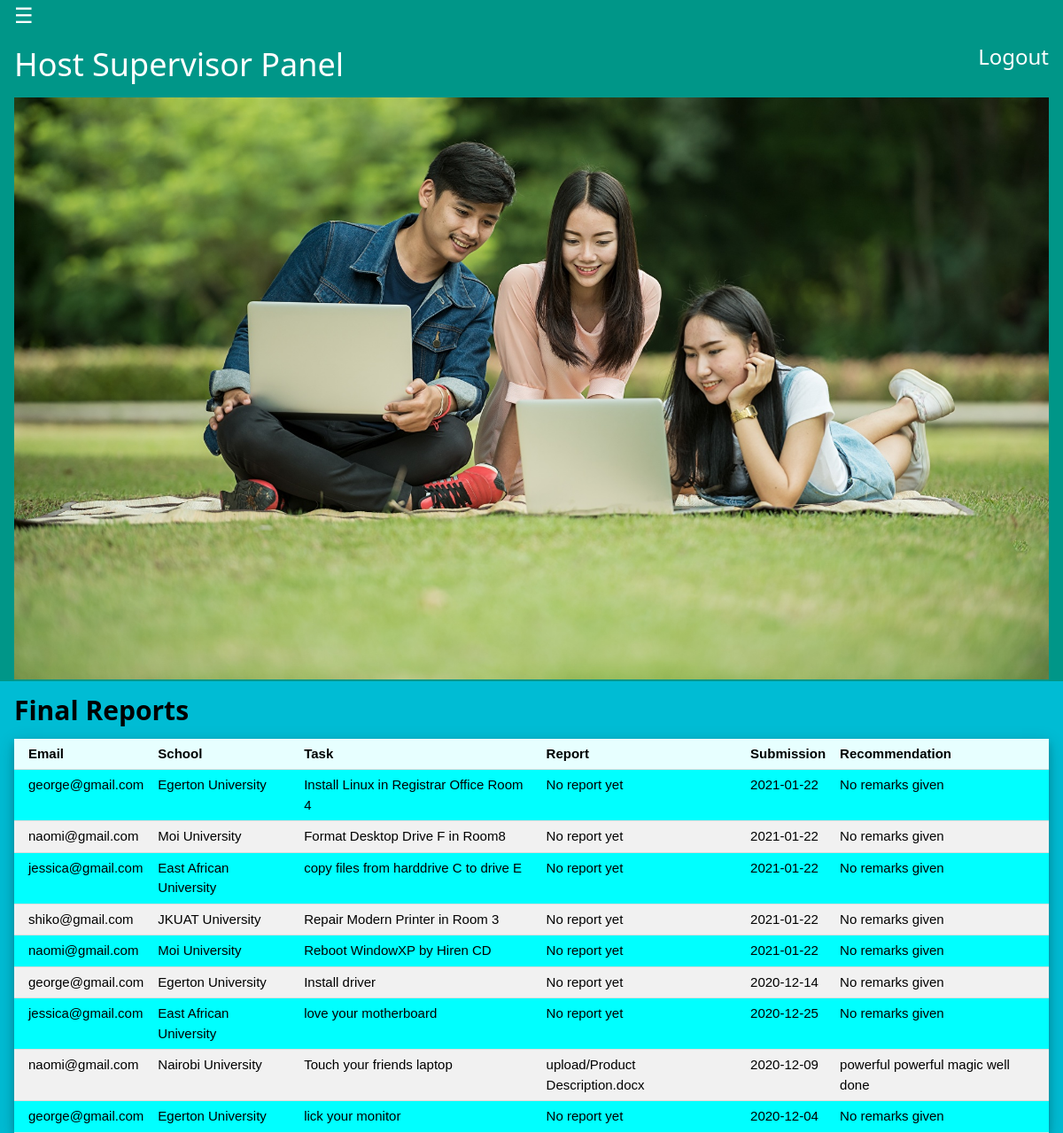
The app's page /supervisor/host/hostSupervisor_page.php?v=3 (signed in) with its own data.
### tables this page shows
CREATE TABLE `task` (
  `id` int(11) NOT NULL,
  `regno` varchar(50) NOT NULL,
  `email` varchar(255) NOT NULL,
  `school` varchar(50) NOT NULL,
  `task` varchar(255) NOT NULL,
  `sub_date` date NOT NULL,
  `report` varchar(255) NOT NULL,
  `remark` varchar(50) NOT NULL
);

### supervisor/host/hostSupervisor_page.php (the view, shortened to what this page needs)
<?php
require("../../db.php");
?>
<!DOCTYPE html>
<html>
<head>
<link rel="stylesheet" type="text/css" href="../../w3css/2.0/w3.css">
</head>
<body class="w3-cyan">
<div id="main">
<header class="w3-container w3-teal">
  <span class="w3-opennav w3-xlarge" onclick="w3_open()">&#9776;</span>
  <h1>Host Supervisor Panel<a href="../logout.php" style="float: right;text-decoration: none;font-size:24px">Logout</a></h1>
  <img src="../images/h.jpg" alt="" style="width:100%">
</header>
<div class="w3-container">
<?php
if(@$_GET['v'] == 3){
    echo '<h2 class="w3-text-black"><b>Final Reports</b></h2>';
    echo '<table class =" w3-table w3-striped w3-bordered w3-card-4 w3-aqua">
    <thead>
    <tr class="w3-pale-blue">
      <th>Email</th>
      <th>School</th>
      <th>Task</th>
      <th>Report</th>
      <th>Submission</th>
      <th>Recommendation</th>
    </tr>
    </thead>';
    $query=mysqli_query($con,"SELECT * FROM task ORDER BY id DESC");
    if(mysqli_num_rows($query)>0){
      while($row = mysqli_fetch_assoc($query)) {
        ?>
        <tr>
         <td align="center"><?php echo $row["email"] ?></td>
         <td align="center"><?php echo $row["school"] ?></td>
         <td align="center"><?php echo $row["task"] ?></td>
         <td align="center"><?php echo $row["report"] ?></td>
         <td align="center"><?php echo $row["sub_date"] ?></td>
         <td align="center"><?php echo $row["remark"] ?></td>
         </tr>
         <?php }
       }
       else{
       echo "<script>alert('No task reports at the moment');</script>";
       }
    echo'
    </table>';
}
?>
</div>
</div>
</body>
</html>

### w3css/2.0/w3.css (style rules this page uses)
html { -ms-text-size-adjust:100%;-webkit-text-size-adjust:100% }
body { margin:0 }
article,aside,details,figcaption,figure,footer,header,hgroup,main,menu,nav,section,summary { display:block }
a { -webkit-tap-highlight-color:transparent;background-color:transparent }
b,strong { font-weight:bold }
img { border:0 }
html,body { font-family:Verdana,sans-serif;font-size:15px;line-height:1.5 }
h1,h2,h3,h4,h5,h6,.w3-slim,.w3-wide { font-family:"Segoe UI",Arial,sans-serif }
h1 { font-size:36px }
h2 { font-size:30px }
h1,h2,h3,h4,h5,h6 { font-weight:400;margin:10px 0 }
h1 a,h2 a,h3 a,h4 a,h5 a,h6 a { font-weight:inherit }
img { margin-bottom:-5px }
a { color:inherit }
table { border-collapse:collapse;border-spacing:0;width:100%;display:table }
table,th,td { border:none }
.w3-bordered tr,.w3-table-all tr { border-bottom:1px solid #ddd }
.w3-striped tbody tr:nth-child(even) { background-color:#f1f1f1 }
.w3-table td,.w3-table th,.w3-table-all td,.w3-table-all th { padding:6px 8px;display:table-cell;text-align:left;vertical-align:top }
.w3-table th:first-child,.w3-table td:first-child,.w3-table-all th:first-child,.w3-table-all td:first-child { padding-left:16px }
.w3-opennav,.w3-closenav { color:inherit }
.w3-container:after,.w3-row:after,.w3-row-padding:after,.w3-topnav:after,.w3-clear:after,.w3-btn-group:before,.w3-btn-group:after { content:"";display:table;clear:both }
.w3-xlarge { font-size:24px !important }
.w3-container { padding:0.01em 16px }
.w3-card-4 { box-shadow:0 4px 8px 0 rgba(0,0,0,0.2),0 6px 20px 0 rgba(0,0,0,0.19) !important }
.w3-pale-blue,.w3-hover-pale-blue:hover { color:#000 !important;background-color:#e7ffff !important }
.w3-aqua,.w3-hover-aqua:hover { color:#000 !important;background-color:#00ffff !important }
.w3-cyan,.w3-hover-cyan:hover { color:#000 !important;background-color:#00bcd4 !important }
.w3-teal,.w3-hover-teal:hover { color:#fff !important;background-color:#009688 !important }
.w3-text-black { color:#000 !important }

### records on screen
task: email "george@gmail.com", school "Egerton University", task "Install Linux in Registrar Office Room 4", report "No report yet", sub_date "2021-01-22", remark "No remarks given"
task: email "naomi@gmail.com", school "Moi University", task "Format Desktop Drive F in Room8", report "No report yet", sub_date "2021-01-22", remark "No remarks given"
task: email "jessica@gmail.com", school "East African University", task "copy files from harddrive C to drive E", report "No report yet", sub_date "2021-01-22", remark "No remarks given"
task: email "shiko@gmail.com", school "JKUAT University", task "Repair Modern Printer in Room 3", report "No report yet", sub_date "2021-01-22", remark "No remarks given"
task: email "naomi@gmail.com", school "Moi University", task "Reboot WindowXP by Hiren CD", report "No report yet", sub_date "2021-01-22", remark "No remarks given"
task: email "george@gmail.com", school "Egerton University", task "Install driver", report "No report yet", sub_date "2020-12-14", remark "No remarks given"
task: email "jessica@gmail.com", school "East African University", task "love your motherboard", report "No report yet", sub_date "2020-12-25", remark "No remarks given"
task: email "naomi@gmail.com", school "Nairobi University", task "Touch your friends laptop", report "upload/Product Description.docx", sub_date "2020-12-09", remark "powerful powerful magic well done"
task: email "george@gmail.com", school "Egerton University", task "lick your monitor", report "No report yet", sub_date "2020-12-04", remark "No remarks given"
